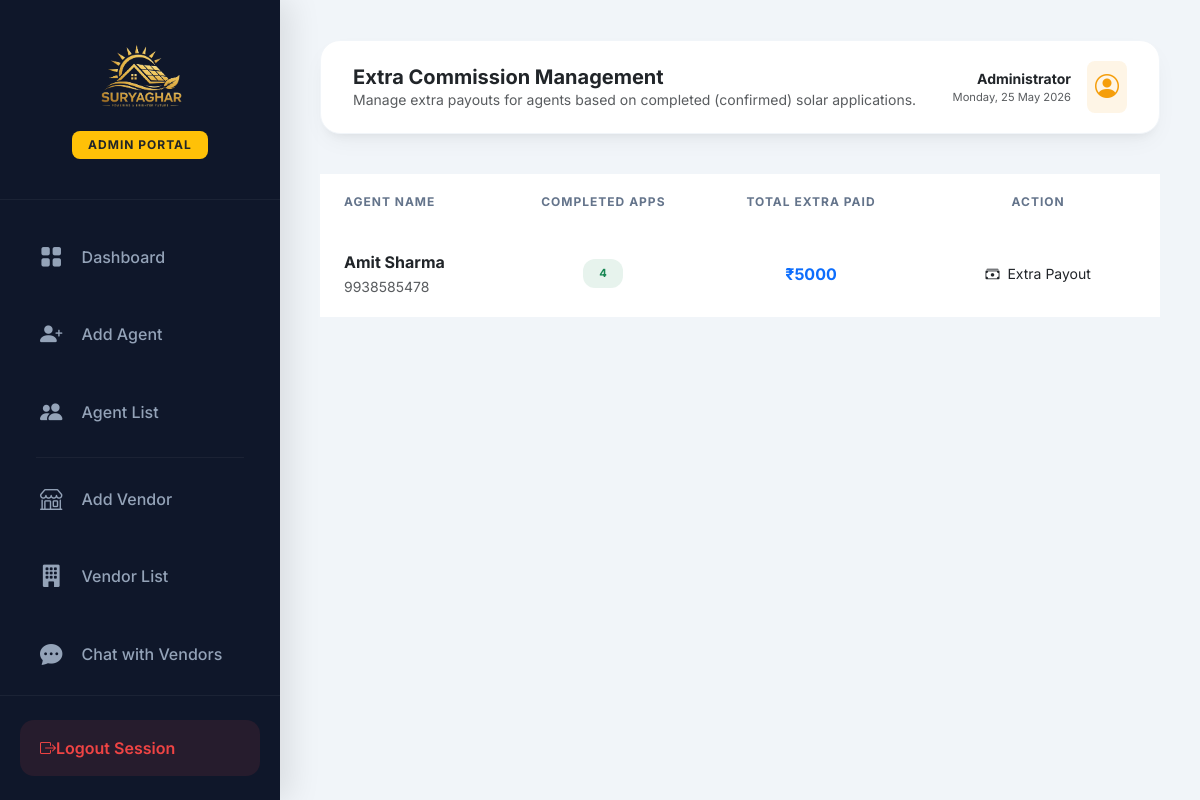
/extra-commissions/ (signed in), run on the app's committed database.
### app/models.py (models this page shows, shortened)
class Agent(models.Model):
    name = models.CharField(max_length=100)
    email = models.EmailField(unique=True)
    phone = models.CharField(max_length=15, unique=True)
    address = models.TextField(null=True, blank=True)
    profile_photo = models.ImageField(upload_to='profile_photos/', null=True, blank=True)
    aadhar_number = models.CharField(max_length=15, null=True, blank=True)
    aadhar_card_image = models.ImageField(upload_to='aadhar_cards/', null=True, blank=True)
    password = models.CharField(max_length=100)
    is_active = models.BooleanField(default=True)
    created_at = models.DateTimeField(auto_now_add=True)

### app/views.py (the view)
# urls.py: path('extra-commissions/', views.extra_commissions, name='extra_commissions'), # Admin view of all agent extra earnings
def extra_commissions(request):
    if not request.user.is_authenticated or not request.user.is_staff:
        return redirect('admin_login')
    agents_data = []
    agents = Agent.objects.all()
    for agent in agents:
        confirmed_count = Customer.objects.filter(agent=agent, status='Confirmed').count()
        total_paid = Payment.objects.filter(agent=agent, payment_type='Extra').aggregate(Sum('amount'))['amount__sum'] or 0
        agents_data.append({
            'agent': agent,
            'confirmed_count': confirmed_count,
            'total_paid': total_paid,
        })
    return render(request, 'admin/extra_commissions.html', {'agents_data': agents_data})

### app/templates/admin/extra_commissions.html (shortened to what this page needs)
{% extends 'admin/admin_dashboard.html' %}
{% load static %}
{% block page_title %}Extra Commission Management{% endblock %}
{% block page_subtitle %}Manage extra payouts for agents based on completed (confirmed) solar applications.{% endblock %}
{% block dashboard_content %}
<div class="modern-table-container">
    <div class="table-responsive">
        <table class="table modern-table mb-0">
            <thead>
                <tr>
                    <th class="ps-4">Agent Name</th>
                    <th class="text-center">Completed Apps</th>
                    <th class="text-center">Total Extra Paid</th>
                    <th class="text-center">Action</th>
                </tr>
            </thead>
            <tbody>
                {% for data in agents_data %}
                <tr>
                    <td class="ps-4">
                        <div class="fw-bold text-dark">{{ data.agent.name }}</div>
                        <small class="text-muted">{{ data.agent.phone }}</small>
                    </td>
                    <td class="text-center">
                        <span class="badge-modern bg-success bg-opacity-10 text-success px-3">{{ data.confirmed_count }}</span>
                    </td>
                    <td class="text-center fw-bold text-primary">₹{{ data.total_paid }}</td>
                    <td class="text-center">
                        <a href="{% url 'extra_payment' data.agent.id %}" class="btn btn-sm btn-modern btn-modern-primary py-1 px-4">
                            <i class="bi bi-cash-stack me-1"></i> Extra Payout
                        </a>
                    </td>
                </tr>
                {% empty %}
                <tr>
                    <td colspan="4" class="text-center py-5 text-muted">No agent data available.</td>
                </tr>
                {% endfor %}
            </tbody>
        </table>
    </div>
</div>
{% endblock %}

### app/templates/admin/admin_dashboard.html (style rules this page uses)
:root { --sidebar-width: 280px; --deep-navy: #0f172a; --secondary-navy: #1e293b; --gold-primary: #f59e0b; --gold-hover: #d97706; --bg-light: #f1f5f9; --text-main: #1e293b; --text-muted: #64748b; --card-shadow: 0 10px 25px -5px rgba(0, 0, 0, 0.05), 0 8px 10px -6px rgba(0, 0, 0, 0.05); --transition: all 0.3s cubic-bezier(0.4, 0, 0.2, 1); }
body { font-family: 'Inter', system-ui, -apple-system, sans-serif; background-color: var(--bg-light); color: var(--text-main); }
.modern-table thead { background: #f8fafc; }
.modern-table th { font-weight: 700; text-transform: uppercase; font-size: 0.75rem; letter-spacing: 1px; color: var(--text-muted); padding: 1.2rem; border: none; }
.modern-table td { padding: 1.2rem; vertical-align: middle; border-bottom: 1px solid #f1f5f9; }
.badge-modern { display: inline-flex; align-items: center; gap: 6px; padding: 6px 16px; border-radius: 12px; font-weight: 700; font-size: 0.7rem; text-transform: uppercase; letter-spacing: 0.5px; white-space: nowrap; transition: var(--transition); }

### data on the page
Agent: agent.name "Amit Sharma", agent.phone "9938585478", confirmed_count "4", total_paid "5000"
